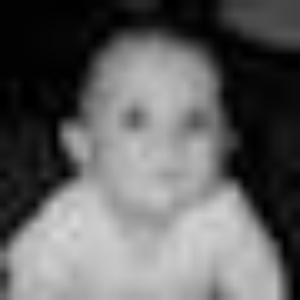
#> input picture maxflow_mincut/images/baby.jpg, 300 x 300 px
$ python imagesegmentation.py
#> lines starting #> are read from the running program, lines starting #| are printed output that depends on the picture
### maxflow_mincut/augmentingPath.py
# from Queue import Queue
from queue import Queue
import numpy as np

def bfs(rGraph, V, s, t, parent):
    q = Queue()
    visited = np.zeros(V, dtype=bool)
    q.put(s)
    visited[s] = True
    parent[s]  = -1

    while not q.empty():
        u = q.get()
        for v in range(V):
            if (not visited[v]) and rGraph[u][v] > 0:
                q.put(v)
                parent[v] = u
                visited[v] = True
    return visited[v]

def dfs(rGraph, V, s, visited):
    stack = [s]
    while stack:
        v = stack.pop()
        if not visited[v]:
            visited[v] = True
            stack.extend([u for u in range(V) if rGraph[v][u]])


def augmentingPath(graph, s, t):
    print ("Running augmenting path algorithm")
    rGraph = graph.copy()
    V = len(graph)
    parent = np.zeros(V, dtype='int32')

    while bfs(rGraph, V, s, t, parent):
        pathFlow = float("inf")
        v = t
        while v != s:
            u = parent[v]
            pathFlow = min(pathFlow, rGraph[u][v])
            v = parent[v]

        v = t
        while v != s:
            u = parent[v]
            rGraph[u][v] -= pathFlow
            rGraph[v][u] += pathFlow
            v = parent[v]

    visited = np.zeros(V, dtype=bool)
    dfs(rGraph, V, s, visited)

    cuts = []

    for i in range(V):
        for j in range(V):
            if visited[i] and not visited[j] and graph[i][j]:
                cuts.append((i, j))
    return cuts

### maxflow_mincut/imagesegmentation.py
from __future__ import division
import cv2
import numpy as np
import os
import sys
import argparse
from math import exp, pow
from augmentingPath import augmentingPath
from pushRelabel import pushRelabel
from boykovKolmogorov import boykovKolmogorov

# np.set_printoptions(threshold=np.inf)
graphCutAlgo = {"ap": augmentingPath,
                "pr": pushRelabel,
                "bk": boykovKolmogorov}
SIGMA = 30
# LAMBDA = 1
OBJCOLOR, BKGCOLOR = (0, 0, 255), (0, 255, 0)
OBJCODE, BKGCODE = 1, 2
OBJ, BKG = "OBJ", "BKG"

CUTCOLOR = (0, 0, 255)

SOURCE, SINK = -2, -1
SF = 10
LOADSEEDS = False
# drawing = False

# [7 lines left out: function show_image, not called in this run]

def plantSeed(image):

    # [17 lines left out: functions drawLines, onMouse, not called in this run]

    def paintSeeds(pixelType):
        print ("Planting", pixelType, "seeds")
        global drawing
        drawing = False
        windowname = "Plant " + pixelType + " seeds"
        cv2.namedWindow(windowname, cv2.WINDOW_AUTOSIZE)
        cv2.setMouseCallback(windowname, onMouse, pixelType)
        while (1):
            cv2.imshow(windowname, image)
            if cv2.waitKey(1) & 0xFF == 27:
                break
        cv2.destroyAllWindows()


    seeds = np.zeros(image.shape, dtype="uint8")
    image = cv2.cvtColor(image, cv2.COLOR_GRAY2RGB)
    image = cv2.resize(image, (0, 0), fx=SF, fy=SF)

    radius = 10
    thickness = -1 # fill the whole circle
    global drawing
    drawing = False


    paintSeeds(OBJ)
    paintSeeds(BKG)
    return seeds, image


# Large when ip - iq < sigma, and small otherwise
def boundaryPenalty(ip, iq):
    bp = 100 * exp(- pow(int(ip) - int(iq), 2) / (2 * pow(SIGMA, 2)))
    return bp

def buildGraph(image):
    V = image.size + 2
    graph = np.zeros((V, V), dtype='int32')
    K = makeNLinks(graph, image)
    seeds, seededImage = plantSeed(image)
    makeTLinks(graph, seeds, K)
    return graph, seededImage

def makeNLinks(graph, image):
    K = -float("inf")
    r, c = image.shape
    for i in range(r):
        for j in range(c):
            x = i * c + j
            if i + 1 < r: # pixel below
                y = (i + 1) * c + j
                bp = boundaryPenalty(image[i][j], image[i + 1][j])
                graph[x][y] = graph[y][x] = bp
                K = max(K, bp)
            if j + 1 < c: # pixel to the right
                y = i * c + j + 1
                bp = boundaryPenalty(image[i][j], image[i][j + 1])
                graph[x][y] = graph[y][x] = bp
                K = max(K, bp)
    return K


def makeTLinks(graph, seeds, K):
    r, c = seeds.shape

    for i in range(r):
        for j in range(c):
            x = i * c + j
            if seeds[i][j] == OBJCODE:
                # graph[x][source] = K
                graph[SOURCE][x] = K
            elif seeds[i][j] == BKGCODE:
                graph[x][SINK] = K
                # [4 lines of commented-out code are left out]


def displayCut(image, cuts):
    def colorPixel(i, j):
        image[i][j] = CUTCOLOR

    r, c = image.shape
    image = cv2.cvtColor(image, cv2.COLOR_GRAY2RGB)
    for c in cuts:
        if c[0] != SOURCE and c[0] != SINK and c[1] != SOURCE and c[1] != SINK:
            colorPixel(c[0] // r, c[0] % r)
            colorPixel(c[1] // r, c[1] % r)
    return image


def imageSegmentation(imagefile, size=(30, 30), algo="ap"):
#> called with imagefile = 'images/baby.jpg', size = (30, 30), algo = 'ap'
    pathname = os.path.splitext(imagefile)[0]
    image = cv2.imread(imagefile, cv2.IMREAD_GRAYSCALE)
#> image is the input picture: shape (300, 300); min 0, max 214, mean 98

    image = cv2.resize(image, size)
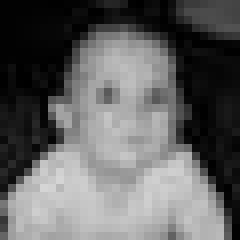
#> image: shape (30, 30) (shown 8 times larger); min 0, max 213, mean 98.2
    print("shape: ", image.shape)
#| shape:  (30, 30)
    graph, seededImage = buildGraph(image)
#> the loop in makeNLinks, `for i in range(r):` made 30 passes
#> after the loop in makeNLinks, `for i in range(r):`:
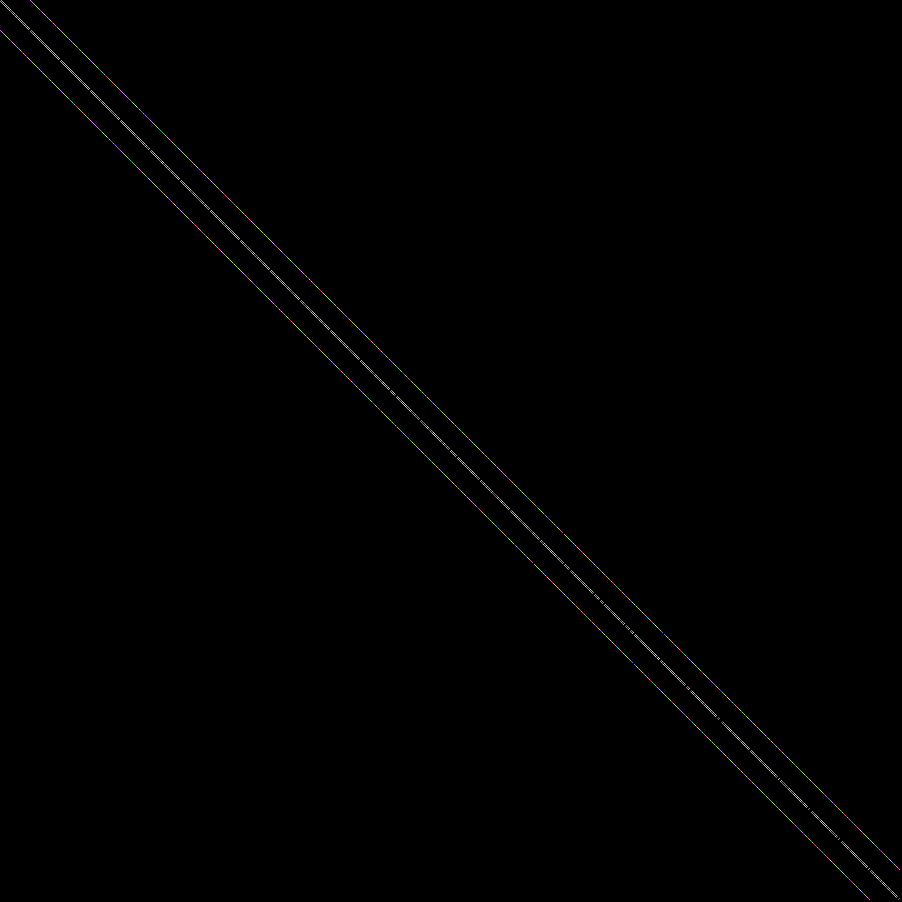
#> graph: shape (902, 902) int32; 70 distinct labels, from 0 to 100; one colour per label, 0 black
#> (key Esc is pressed here)
#> (key Enter is pressed here)
#> in buildGraph, `seeds, seededImage = plantSeed(image)`: seeds: shape (30, 30); every value is 0
    cv2.imwrite(pathname + "seeded.jpg", seededImage)

    global SOURCE, SINK
    SOURCE += len(graph)
    SINK   += len(graph)

    cuts = graphCutAlgo[algo](graph, SOURCE, SINK)
#> the loop in dfs, `while stack:` made 1 pass
    print ("cuts:")
    print (cuts)
    image = displayCut(image, cuts)
    image = cv2.resize(image, (0, 0), fx=SF, fy=SF)
    # show_image(image)
    savename = pathname + "cut.jpg"
    cv2.imwrite(savename, image)
    print ("Saved image as", savename)


# [14 lines left out: function parseArgs, not called in this run]

if __name__ == "__main__":


    imageSegmentation('images/baby.jpg')

$ run again, with maxflow_mincut/images/1.jpeg copied over maxflow_mincut/images/baby.jpg
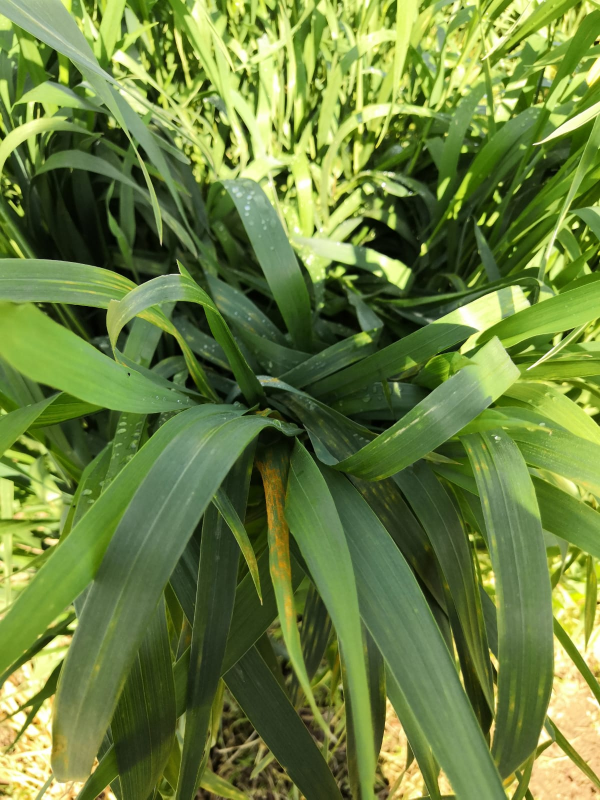
#> input picture maxflow_mincut/images/1.jpeg, 1200 x 1599 px (shown at 1/2 size)
#> in imageSegmentation, `image = cv2.imread(imagefile, cv2.IMREAD_GRAYSCALE)`:
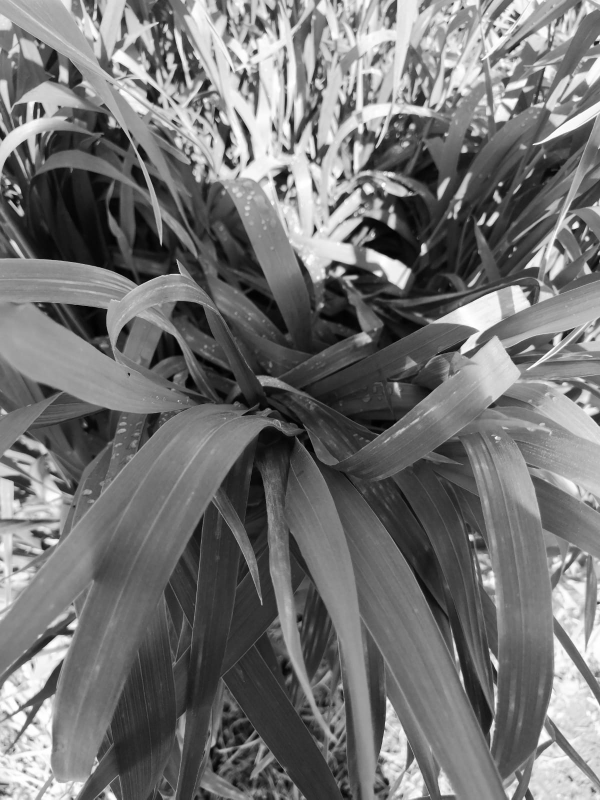
#> image: shape (1599, 1200) (shown at 1/2 size); min 0, max 255, mean 115.6
#| shape:  (30, 30)
#> the loop in makeNLinks, `for i in range(r):` made 30 passes
#> in plantSeed, `image = cv2.resize(image, (0, 0), fx=SF, fy=SF)`:
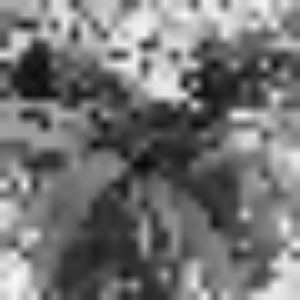
#> image: shape (300, 300, 3); min 7, max 251, mean 115.9
#> seeds: shape (30, 30); every value is 0
#> the loop in dfs, `while stack:` made 1 pass
